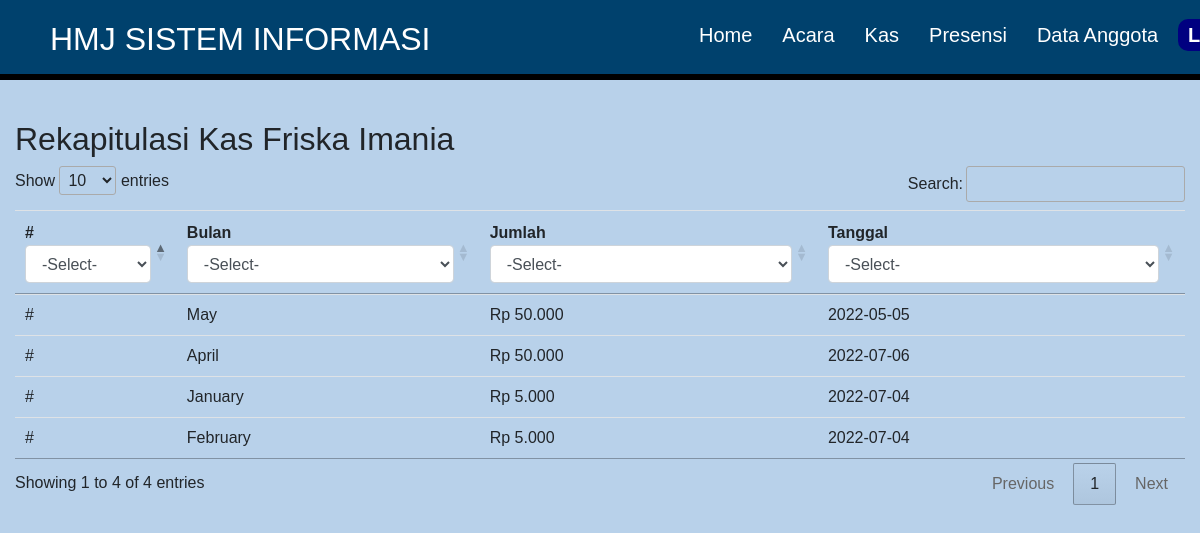
Page /kas_masuk/index.php?page=detail&id=5 (signed in) on the committed database.
### tables this page shows
CREATE TABLE `tbl_mhs` (
  `mhs_id` int(11) NOT NULL AUTO_INCREMENT,
  `nama_mhs` varchar(100) NOT NULL,
  `nim_mhs` varchar(100) NOT NULL,
  `jabatan_id` int(11) NOT NULL,
  `ttl_mhs` varchar(100) NOT NULL,
  `divisi` varchar(100) NOT NULL,
  `pw_mhs` varchar(100) NOT NULL,
  PRIMARY KEY (`mhs_id`)
);

CREATE TABLE `kas_masuk` (
  `kas_id` int(11) NOT NULL AUTO_INCREMENT,
  `mhs_id` int(11) NOT NULL,
  `bulan_ke` varchar(16) NOT NULL,
  `jumlah_bayar` int(11) NOT NULL,
  `tanggal_pembayaran` date NOT NULL,
  `created_at` timestamp NOT NULL DEFAULT current_timestamp(),
  `updated_at` timestamp NOT NULL DEFAULT current_timestamp(),
  PRIMARY KEY (`kas_id`)
);

### kas_masuk/detail.php (the view)
<?php
    include('../config/conn.php');
    $mhs_id = $_GET['id'];
    $sql = "SELECT * FROM kas_masuk JOIN tbl_mhs ON kas_masuk.mhs_id = tbl_mhs.mhs_id WHERE tbl_mhs.mhs_id = $mhs_id ORDER BY created_at DESC";
    $result = mysqli_query($conn, $sql);
    foreach ($result as $detail) {
        $nama_mhs = $detail['nama_mhs'];
    }
?>
<div class="col-12" style="margin-top: 120px">
    <h2>Rekapitulasi Kas <?= $nama_mhs ?></h2>
    <table class="table" id="myTable">
        <thead>
            <tr>
                <th scope="col">#</th>
                <th>Bulan</th>
                <th scope="col">Jumlah</th>
                <th scope="col">Tanggal</th>
            </tr>
        </thead>
        <tbody>
        <?php foreach ($result as $detail) { ?>
            <tr>
                <td>#</td>
                <td>
                    <?= date("F", mktime(0, 0, 0, $detail["bulan_ke"], 10)); ?>
                </td>
                <td>
                    <?= "Rp " . number_format($detail["jumlah_bayar"],0,',','.'); ?>
                </td>
                <td>
                    <?= $detail["tanggal_pembayaran"]?>
                </td>
            </tr>
        <?php }
        ?>
        </tbody>
    </table>
</div>

### assets/css/style.css (style rules this page uses)
* { padding: 0; margin: 0; font-family:Verdana, Geneva, Tahoma, sans-serif; scroll-behavior: smooth; }
body { padding: 0; margin: 0; height: 50%; min-height: 5%; background-color: #B8D1EA; z-index: auto; }

### rows in the picture
tbl_mhs: nama_mhs "Friska Imania"
kas_masuk: bulan_ke "May", jumlah_bayar "50.000", tanggal_pembayaran "2022-05-05"
kas_masuk: bulan_ke "April", jumlah_bayar "50.000", tanggal_pembayaran "2022-07-06"
kas_masuk: bulan_ke "January", jumlah_bayar "5.000", tanggal_pembayaran "2022-07-04"
kas_masuk: bulan_ke "February", jumlah_bayar "5.000", tanggal_pembayaran "2022-07-04"
